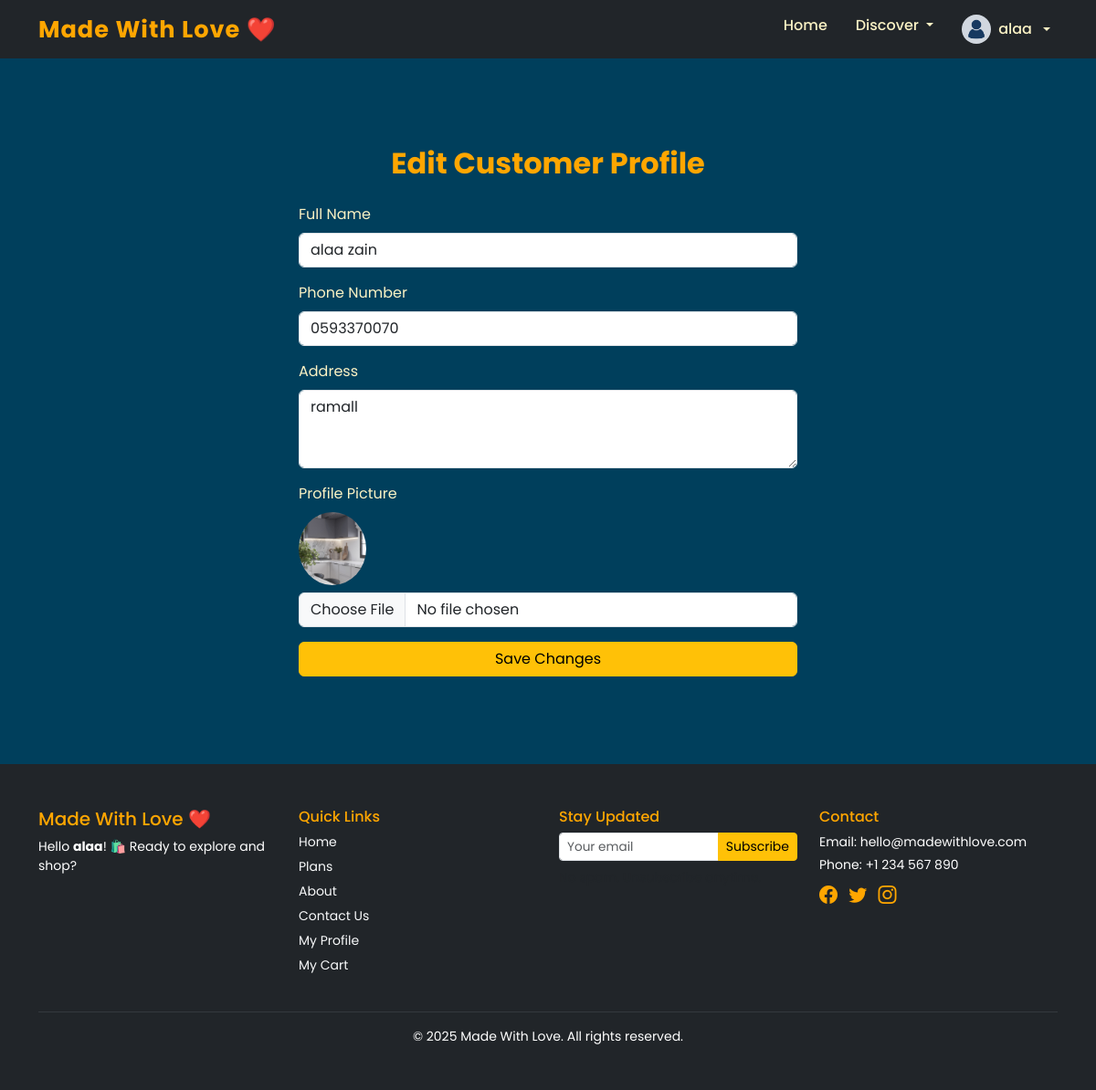
The page /customer/profile/edit/ (signed in) on the database its author committed.
### madewithlove_app/models.py (models this page shows, shortened)
class User(AbstractBaseUser, PermissionsMixin):
    ROLE_CHOICES = [
        ('admin', 'Admin'),
        ('merchant', 'Merchant'),
        ('customer', 'Customer'),
    ]
    username = models.CharField(max_length=150, unique=True)
    email = models.EmailField(unique=True)
    password = models.CharField(max_length=255)
    role = models.CharField(max_length=20, choices=ROLE_CHOICES)
    full_name = models.CharField(max_length=255)
    phone_number = models.CharField(
        max_length=20,
        blank=True,
        null=True,
        validators=[RegexValidator(regex=r'^\+?\d{7,15}$', message="Enter a valid phone number.")]
    )
    last_login = models.DateTimeField(blank=True, null=True)
    date_joined = models.DateTimeField(auto_now_add=True)
    is_active = models.BooleanField(default=True)
    is_staff = models.BooleanField(default=False)
    is_superuser = models.BooleanField(default=False)
    USERNAME_FIELD = 'username'
    REQUIRED_FIELDS = ['email', 'full_name']
    objects = CustomUserManager()

class CustomerProfile(models.Model):
    user = models.OneToOneField(User, on_delete=models.CASCADE)
    profile_picture = models.ImageField(upload_to='profile_pics/', blank=True, null=True)
    address = models.TextField(blank=True, null=True)
    wishlist = models.ManyToManyField(Product, blank=True, related_name='wishlisted_by')
    joined_at = models.DateTimeField(auto_now_add=True)

### madewithlove_app/views.py (the view, shortened to what this page needs)
# urls.py: path('customer/profile/edit/', views.edit_customer_profile, name='edit_customer_profile'),
@login_required
def edit_customer_profile(request):
    user = request.user
    customer = get_object_or_404(CustomerProfile, user=user)
    return render(request, 'edit_customer_profile.html', {
        'customer': customer,
    })

### madewithlove_app/templates/edit_customer_profile.html (shortened to what this page needs)
{% extends 'base.html' %}
{% load static %}
{% block content %}
<div class="container py-5">
  <h2 class="text-warning fw-bold text-center mb-4">Edit Customer Profile</h2>
  <form method="post" enctype="multipart/form-data" class="col-md-6 mx-auto">
    <div class="mb-3">
      <label class="form-label">Full Name</label>
      <input type="text" name="full_name" class="form-control" value="{{ customer.user.full_name }}" required>
    </div>
    <div class="mb-3">
      <label class="form-label">Phone Number</label>
      <input type="text" name="phone" class="form-control" value="{{ customer.user.phone_number }}">
    </div>
    <div class="mb-3">
      <label class="form-label">Address</label>
      <textarea name="address" class="form-control" rows="3">{{ customer.address }}</textarea>
    </div>
    <div class="mb-3">
      <label class="form-label">Profile Picture</label><br>
      {% if customer.profile_picture %}
        <img src="{{ customer.profile_picture.url }}" alt="Current Pic" class="rounded-circle mb-2" style="max-height: 80px;">
      {% endif %}
      <input type="file" name="profile_picture" class="form-control">
    </div>
    <button type="submit" class="btn btn-warning w-100">Save Changes</button>
  </form>
</div>
{% endblock %}

### madewithlove_app/templates/base.html (shortened to what this page needs)
<!DOCTYPE html>
<html lang="en">
<head>
  {% load static %}
  <link href="https://cdn.jsdelivr.net/npm/bootstrap@5.3.3/dist/css/bootstrap.min.css" rel="stylesheet" />
  <link href="https://cdn.jsdelivr.net/npm/bootstrap-icons@1.10.5/font/bootstrap-icons.css" rel="stylesheet" />
  <link rel="stylesheet" href="{% static 'css/style.css' %}" />
</head>
<body>
  <nav class="navbar navbar-expand-lg bg-dark navbar-dark py-2">
    <div class="container">
      <a class="navbar-brand fw-bold" href="{% url 'home' %}">Made With Love ❤️</a>
      <div class="collapse navbar-collapse justify-content-end" id="navbarNav">
        <ul class="navbar-nav">
          <li class="nav-item"><a class="nav-link" href="{% url 'home' %}">Home</a></li>
          <li class="nav-item dropdown">
            <a class="nav-link dropdown-toggle" href="#" role="button" data-bs-toggle="dropdown" aria-expanded="false">
              Discover
            </a>
          </li>
          {% if request.session.user_id %}
            <li class="nav-item dropdown">
              <a class="nav-link dropdown-toggle d-flex align-items-center gap-2" href="#" id="navbarUser" role="button" data-bs-toggle="dropdown" aria-expanded="false">
                <img src="{{ request.session.profile_picture_url|default:'/static/images/default-profile.png' }}"
                    alt="Profile" width="32" height="32" class="rounded-circle" style="object-fit: cover;">
                {{ request.session.username|default:"User" }}
              </a>
            </li>
          {% else %}
            <li class="nav-item"><a class="nav-link" href="{% url 'login' %}">Login</a></li>
            <li class="nav-item"><a class="nav-link" href="{% url 'register' %}">Register</a></li>
          {% endif %}
        </ul>
      </div>
    </div>
  </nav>
  <main class="container py-5">
    {% block content %}{% endblock %}
  </main>
  <footer class="footer mt-auto py-5 text-light bg-dark">
    <div class="container">
      <div class="row gy-4">
        <div class="col-md-3">
          <h5 class="text-warning">Made With Love ❤️</h5>
          <p class="small">
            {% if request.session.user_id %}
              {% if request.session.role == 'merchant' %}
                Welcome back <strong>{{ request.session.username }}</strong>! 🚀 Manage your store and add amazing products.
              {% elif request.session.role == 'customer' %}
                Hello <strong>{{ request.session.username }}</strong>! 🛍️ Ready to explore and shop?
              {% elif request.session.role == 'admin' %}
                Greetings Admin <strong>{{ request.session.username }}</strong>! 🛠️ Access your control panel.
              {% endif %}
            {% else %}
              A platform to launch stunning online stores with zero coding.
            {% endif %}
          </p>
        </div>
        <div class="col-md-3">
          <h6 class="text-warning">Quick Links</h6>
          <ul class="list-unstyled small">
            <li><a href="{% url 'home' %}" class="footer-link text-light">Home</a></li>
            <li><a href="{% url 'plans' %}" class="footer-link text-light">Plans</a></li>
            <li><a href="{% url 'about' %}" class="footer-link text-light">About</a></li>
            <li><a href="{% url 'contact' %}" class="footer-link text-light">Contact Us</a></li>
            {% if request.session.user_id %}
              {% if request.session.role == 'merchant' %}
                <li><a href="{% url 'merchant_profile' %}" class="footer-link text-light">My Profile</a></li>
              {% elif request.session.role == 'customer' %}
                <li><a href="{% url 'create_customer_profile' %}" class="footer-link text-light">My Profile</a></li>
                <li><a href="{% url 'view_cart' %}" class="footer-link text-light">My Cart</a></li>
              {% endif %}
            {% endif %}
          </ul>
        </div>
        <div class="col-md-3">
          <h6 class="text-warning">Stay Updated</h6>
          <form class="newsletter-form">
            <div class="input-group">
              <input type="email" class="form-control form-control-sm" placeholder="Your email" required>
              <button class="btn btn-warning btn-sm" type="submit">Subscribe</button>
            </div>
            <small class="text-muted d-block mt-2">No spam. Unsubscribe anytime.</small>
          </form>
        </div>
        <div class="col-md-3">
          <h6 class="text-warning">Contact</h6>
          <p class="small mb-1">Email: hello@madewithlove.com</p>
          <p class="small mb-2">Phone: +1 234 567 890</p>
          <a href="#" class="text-warning me-2"><i class="bi bi-facebook fs-5"></i></a>
          <a href="#" class="text-warning me-2"><i class="bi bi-twitter fs-5"></i></a>
          <a href="#" class="text-warning"><i class="bi bi-instagram fs-5"></i></a>
        </div>
      </div>
      <hr class="text-secondary mt-4" />
      <div class="text-center small text-white">
        &copy; 2025 Made With Love. All rights reserved.
      </div>
    </div>
  </footer>
</body>
</html>

### madewithlove_app/static/css/style.css (style rules this page uses)
body { font-family: 'Poppins', sans-serif; background-color: #003f5c; color: #fbf2c4; }
h1, h2, h5 { color: #ffa600; }
.navbar { background-color: #003f5c; padding: 1rem 0; }
.navbar-brand { color: #ffa600 !important; font-weight: 600; font-size: 1.6rem; letter-spacing: 1px; }
.nav-link { color: #fbf2c4 !important; font-weight: 500; margin-left: 15px; transition: color 0.3s ease; }
footer { background-color: #003f5c; color: #fbf2c4; }
.text-warning { color: #ffa600 !important; }
.footer-link { color: #fbf2c4; text-decoration: none; display: block; margin-bottom: 6px; transition: color 0.3s ease; }
.newsletter-form input::placeholder { font-size: 0.85rem; }
footer.footer { background-color: rgba(17, 25, 28, 0.5); }
.footer .small { color: #ffffff !important; }

### rows shown on the page
User: session.username "alaa"
CustomerProfile: full_name "alaa zain", phone "0593370070", address "ramall", profile_picture (picture)
